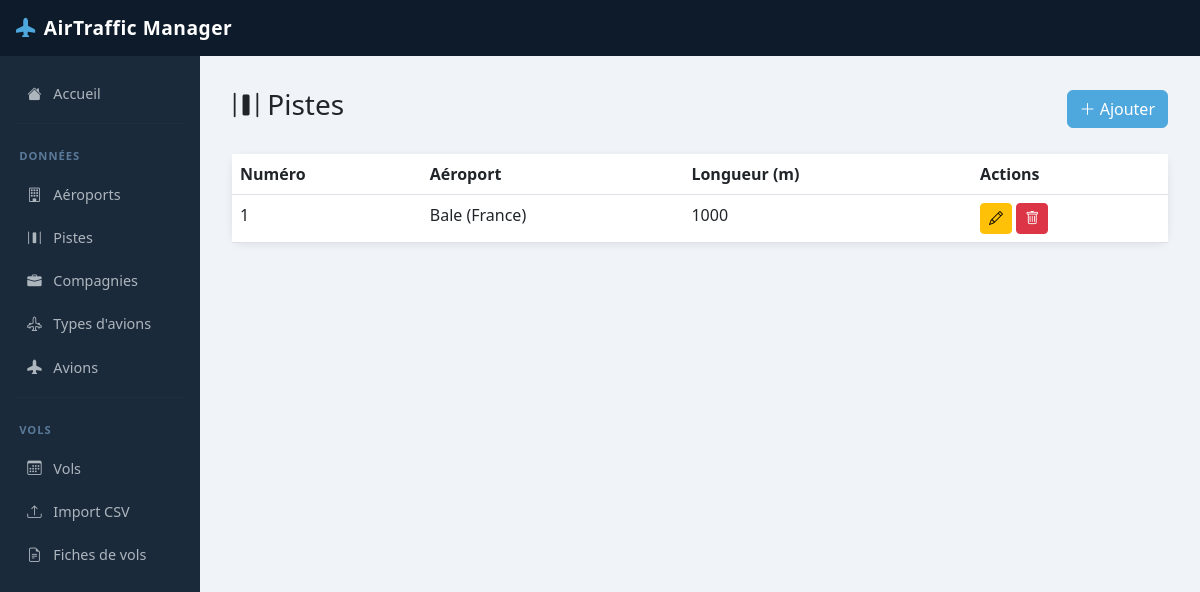
Before: /TraficAerien/pistes/ with the older database file.
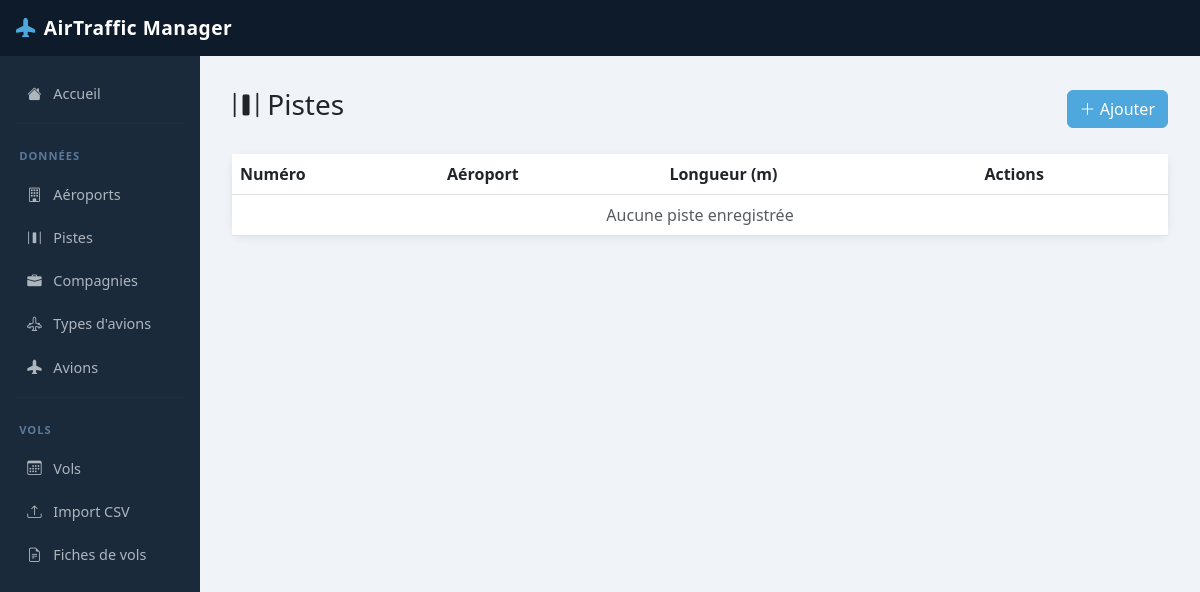
After: the same page with the newer database file.
### TraficAerien/models.py (models this page shows, shortened)
class Piste(models.Model):
    numero = models.CharField(max_length=10)
    aeroport = models.ForeignKey(Aeroport, on_delete=models.CASCADE, related_name='pistes')
    longueur = models.IntegerField(help_text="Longueur en mètres")

class Aeroport(models.Model):
    nom = models.CharField(max_length=100)
    pays = models.CharField(max_length=100)
    def __str__(self):
        return f"{self.nom} ({self.pays})"

### TraficAerien/views.py (the view)
# urls.py: path('pistes/', views.piste_liste, name='piste_liste'),
def piste_liste(request):
    pistes = Piste.objects.all()
    return render(request, 'TraficAerien/piste_liste.html', {'pistes': pistes})

### TraficAerien/templates/TraficAerien/piste_liste.html (shortened to what this page needs)
{% extends 'TraficAerien/base.html' %}
{% block content %}
<div class="d-flex justify-content-between align-items-center mb-4">
    <h3><i class="bi bi-distribute-horizontal"></i> Pistes</h3>
    <a href="{% url 'piste_creer' %}" class="btn btn-primary">
        <i class="bi bi-plus-lg"></i> Ajouter
    </a>
</div>
<div class="card">
    <table class="table table-hover mb-0">
        <thead>
            <tr><th>Numéro</th><th>Aéroport</th><th>Longueur (m)</th><th>Actions</th></tr>
        </thead>
        <tbody>
            {% for p in pistes %}
            <tr>
                <td>{{ p.numero }}</td>
                <td>{{ p.aeroport }}</td>
                <td>{{ p.longueur }}</td>
                <td>
                    <a href="{% url 'piste_modifier' p.pk %}" class="btn btn-sm btn-warning">
                        <i class="bi bi-pencil"></i>
                    </a>
                    <a href="{% url 'piste_supprimer' p.pk %}" class="btn btn-sm btn-danger">
                        <i class="bi bi-trash"></i>
                    </a>
                </td>
            </tr>
            {% empty %}
            <tr><td colspan="4" class="text-center text-muted">Aucune piste enregistrée</td></tr>
            {% endfor %}
        </tbody>
    </table>
</div>
{% endblock %}

Changed rows visible on the page:
removed Piste: numero "1", aeroport "Bale (France)", longueur "1000"
Other visible differences:
text now shown: "Aucune piste enregistrée"
